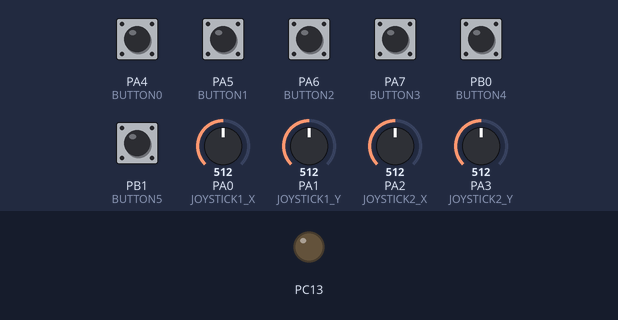
Bench run of a program on a simulated STM32 Blue Pill. Parts: output pins drawn as LEDs (lit = HIGH). Dashed ring = blinking. The inputs (shaded band) are chosen by the test bench; at power-on: PA4 (BUTTON0), PA5 (BUTTON1), PA6 (BUTTON2), PA7 (BUTTON3), PB0 (BUTTON4), PB1 (BUTTON5) HIGH, PA0 (JOYSTICK1_X) = 512, PA1 (JOYSTICK1_Y) = 512, PA2 (JOYSTICK2_X) = 512, PA3 (JOYSTICK2_Y) = 512 (analog values on the 0–1023 scale).

Above: at 0.21 s.
At 2.9 s:
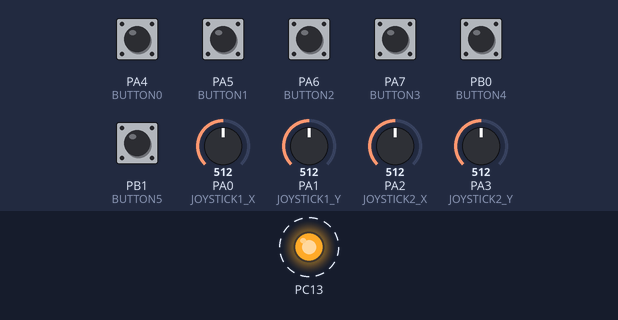
Timing chart, 0 to 3.2 s (numbered marks = the images above):
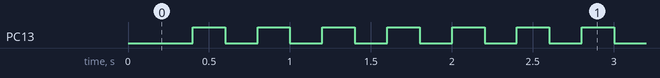

The program:

main.cpp
```cpp
#include <Arduino.h>
#include <HardwareSerial.h>
#include <math.h>
#include "Config.h"
#include "ROVController.h"

// Определения Serial портов
// Serial1 уже определен в фреймворке Arduino для STM32
// Определяем только дополнительные Serial порты
HardwareSerial Serial2(SERIAL2_RX, SERIAL2_TX);

// Основной контроллер ROV
ROVController rov_controller;

// ARDUINO FUNCTIONS

void setup() {

    // Инициализация Serial портов
    Serial1.setRx(SERIAL1_RX);
    Serial1.setTx(SERIAL1_TX);
    Serial1.begin(SERIAL_BAUD);

    Serial2.setRx(SERIAL2_RX);
    Serial2.setTx(SERIAL2_TX);
    Serial2.begin(DEBUG_BAUD);

    // Инициализация основного контроллера
    rov_controller.initialize();

    // Вывод сообщения об успешной инициализации
    Serial2.println("System initialized successfully");
}

void loop() {
    // Основной цикл обработки
    rov_controller.update();
}
```

JoystickModule.h
```cpp
#ifndef JOYSTICK_MODULE_H
#define JOYSTICK_MODULE_H

#include "Config.h"

// JOYSTICK MODULE - Модуль обработки данных джойстиков

class JoystickModule {
private:
    struct Calibration {
        float joy1X_zero = ADC_MAX_VALUE / 2;
        float joy1Y_zero = ADC_MAX_VALUE / 2;
        float joy2X_zero = ADC_MAX_VALUE / 2;
        float joy2Y_zero = ADC_MAX_VALUE / 2;
        bool done = false;
    } calibration;

    // Фильтры Калмана
    KalmanFilter kalman_joy1X = {ADC_MAX_VALUE / 2, KALMAN_P_INIT, 0, KALMAN_Q, KALMAN_R};
    KalmanFilter kalman_joy1Y = {ADC_MAX_VALUE / 2, KALMAN_P_INIT, 0, KALMAN_Q, KALMAN_R};
    KalmanFilter kalman_joy2X = {ADC_MAX_VALUE / 2, KALMAN_P_INIT, 0, KALMAN_Q, KALMAN_R};
    KalmanFilter kalman_joy2Y = {ADC_MAX_VALUE / 2, KALMAN_P_INIT, 0, KALMAN_Q, KALMAN_R};

    // Настройки фильтрации
    bool enableKalmanFilter = true;


public:
    // Конструктор
    JoystickModule() {
        // Инициализация по умолчанию
        calibration.done = false;
        enableKalmanFilter = true;
    }

    // Основной метод чтения данных джойстика
    JoystickData readData() {
        // Чтение RAW значений джойстиков
        float raw_joy1X = analogRead(JOYSTICK1_X);
        float raw_joy1Y = analogRead(JOYSTICK1_Y);
        float raw_joy2X = analogRead(JOYSTICK2_X);
        float raw_joy2Y = analogRead(JOYSTICK2_Y);

        // Применение фильтра Калмана
        float processed_joy1X = enableKalmanFilter ? applyKalmanFilter(kalman_joy1X, raw_joy1X) : raw_joy1X;
        float processed_joy1Y = enableKalmanFilter ? applyKalmanFilter(kalman_joy1Y, raw_joy1Y) : raw_joy1Y;
        float processed_joy2X = enableKalmanFilter ? applyKalmanFilter(kalman_joy2X, raw_joy2X) : raw_joy2X;
        float processed_joy2Y = enableKalmanFilter ? applyKalmanFilter(kalman_joy2Y, raw_joy2Y) : raw_joy2Y;

        // Вычисление отклонений
        int raw_offset_joy1X = round(processed_joy1X - calibration.joy1X_zero);
        int raw_offset_joy1Y = round(processed_joy1Y - calibration.joy1Y_zero);
        int raw_offset_joy2X = round(processed_joy2X - calibration.joy2X_zero);
        int raw_offset_joy2Y = round(processed_joy2Y - calibration.joy2Y_zero);

        // Применение мертвой зоны
        int output_joy1X = applyDeadZone(raw_offset_joy1X);
        int output_joy1Y = applyDeadZone(raw_offset_joy1Y);
        int output_joy2X = applyDeadZone(raw_offset_joy2X);
        int output_joy2Y = applyDeadZone(raw_offset_joy2Y);

        // Нормализация в диапазон [-1.0, 1.0]
        JoystickData normalized_data = normalizeJoystickData(output_joy1X, output_joy1Y, output_joy2X, output_joy2Y);

        // Чтение состояния кнопок
        readButtons(normalized_data);

        // Применение коэффициентов вклада
        return applyCoefficients(normalized_data);
    }

    // Калибровка джойстиков
    void calibrate() {
        if (calibration.done) return;

        // Чтение нулевых значений
        calibration.joy1X_zero = analogRead(JOYSTICK1_X);
        calibration.joy1Y_zero = analogRead(JOYSTICK1_Y);
        calibration.joy2X_zero = analogRead(JOYSTICK2_X);
        calibration.joy2Y_zero = analogRead(JOYSTICK2_Y);

        calibration.done = true;
    }


    // Сброс калибровки
    void resetCalibration() { calibration.done = false; }

    // Проверка калибровки
    bool isCalibrated() const { return calibration.done; }


    // Валидация данных джойстика
    bool isValidJoystickData(const JoystickData& data) const {
        return (data.linear_x >= -1.0 && data.linear_x <= 1.0 &&
                data.linear_y >= -1.0 && data.linear_y <= 1.0 &&
                data.linear_z >= -1.0 && data.linear_z <= 1.0 &&
                data.rotate_x >= -1.0 && data.rotate_x <= 1.0 &&
                data.rotate_y >= -1.0 && data.rotate_y <= 1.0 &&
                data.rotate_z >= -1.0 && data.rotate_z <= 1.0);
    }

private:
    // Реализация приватных методов
    float applyKalmanFilter(KalmanFilter &kf, float measurement) {
        kf.P = kf.P + kf.Q;
        kf.K = kf.P / (kf.P + kf.R);
        kf.x = kf.x + kf.K * (measurement - kf.x);
        kf.P = (1 - kf.K) * kf.P;
        return kf.x;
    }

    int applyDeadZone(int value) {
        return (abs(value) <= DEAD_ZONE) ? 0 : value;
    }

    JoystickData normalizeJoystickData(int joy1X_offset, int joy1Y_offset, int joy2X_offset, int joy2Y_offset) {
        static const int MAX_JOYSTICK_RANGE = 1500;
        JoystickData joy_data;

        // Нормализация в диапазон [-1.0, 1.0]
        joy_data.linear_x = constrain(joy1X_offset, -MAX_JOYSTICK_RANGE, MAX_JOYSTICK_RANGE) / (float)MAX_JOYSTICK_RANGE;
        joy_data.rotate_y = constrain(joy1Y_offset, -MAX_JOYSTICK_RANGE, MAX_JOYSTICK_RANGE) / (float)MAX_JOYSTICK_RANGE;
        joy_data.linear_y = constrain(joy2X_offset, -MAX_JOYSTICK_RANGE, MAX_JOYSTICK_RANGE) / (float)MAX_JOYSTICK_RANGE;
        joy_data.linear_z = constrain(joy2Y_offset, -MAX_JOYSTICK_RANGE, MAX_JOYSTICK_RANGE) / (float)MAX_JOYSTICK_RANGE;

        // Остальные поля
        joy_data.rotate_x = 0.0;
        joy_data.rotate_z = 0.0;

        return joy_data;
    }

    // Чтение состояния кнопок
    void readButtons(JoystickData& joy_data) {
        // Чтение состояния кнопок (инверсия для INPUT_PULLUP)
        joy_data.servo_cam = 0;  // По умолчанию нет команды

        bool button_left = !digitalRead(BUTTON0);   // Поворот камеры влево
        bool button_right = !digitalRead(BUTTON1);  // Поворот камеры вправо

        if (button_left && !button_right) {
            joy_data.servo_cam = -1;  // Поворот влево
        } else if (button_right && !button_left) {
            joy_data.servo_cam = 1;   // Поворот вправо
        }

        // Манипулятор
        joy_data.gripper = 0;  // По умолчанию нет команды

        bool button_open = !digitalRead(BUTTON2);    // Открыть манипулятор
        bool button_close = !digitalRead(BUTTON3);   // Закрыть манипулятор

        if (button_open && !button_close) {
            joy_data.gripper = -1;  // Открыть
        } else if (button_close && !button_open) {
            joy_data.gripper = 1;   // Закрыть
        }

        // Освещение
        joy_data.led = 0;  // По умолчанию нет команды

        bool button_light_on = !digitalRead(BUTTON4);   // Включить освещение
        bool button_light_off = !digitalRead(BUTTON5);   // Выключить освещение

        if (button_light_on && !button_light_off) {
            joy_data.led = 1;   // Включить
        } else if (button_light_off && !button_light_on) {
            joy_data.led = -1;  // Выключить
        }
    }

    // Применение коэффициентов вклада к нормализованным данным
    JoystickData applyCoefficients(const JoystickData& normalized_data) {
        JoystickData joy_data = normalized_data;

        // Статические коэффициенты из Config.h
        static const JoystickCoefficients static_coeffs;

        // Применение коэффициентов вклада по осям джойстиков
        joy_data.linear_x *= static_coeffs.stick1_x;
        joy_data.rotate_y *= static_coeffs.stick1_y;
        joy_data.linear_y *= static_coeffs.stick2_x;
        joy_data.linear_z *= static_coeffs.stick2_y;

        // Ограничение результата в диапазоне [-1.0, 1.0]
        joy_data.linear_x = constrain(joy_data.linear_x, -1.0, 1.0);
        joy_data.rotate_y = constrain(joy_data.rotate_y, -1.0, 1.0);
        joy_data.linear_y = constrain(joy_data.linear_y, -1.0, 1.0);
        joy_data.linear_z = constrain(joy_data.linear_z, -1.0, 1.0);

        return joy_data;
    }
};

#endif // JOYSTICK_MODULE_H
```

KinematicsModule.h
```cpp
#ifndef KINEMATICS_MODULE_H
#define KINEMATICS_MODULE_H

#include "Config.h"

// KINEMATICS MODULE - Модуль кинематики для различных конфигураций моторов

class KinematicsModule {
private:
    KinematicsConfig config;

public:
    // Конструктор
    KinematicsModule() {
        // Инициализация по умолчанию
        config.motor_count = DEFAULT_MOTOR_COUNT;
        // reverse_motor будет инициализирован в ROVController
    }

    // Основной метод расчета кинематики
    MotorPWMValues calculate(const JoystickData& joy_data, const KinematicsConfig& config) {
        this->config = config;

        // Валидация входных данных
        if (!isValidConfig(config)) {
            return createSafePWM();
        }

        switch (config.motor_count) {
            case 3: return calculate3Motor(joy_data);
            case 4: return calculate4Motor(joy_data);
            default: return calculate4Motor(joy_data);
        }
    }

    // Управление конфигурацией
    const KinematicsConfig& getConfig() const { return config; }

    // Валидация конфигурации
    bool isValidConfig(const KinematicsConfig& config) const {
        return (config.motor_count >= getMinMotors() && config.motor_count <= getMaxMotors());
    }

    // Получение информации о поддерживаемых схемах
    static const char* getSupportedSchemes() { return "3, 4 motors"; }
    static int getMaxMotors() { return 4; }
    static int getMinMotors() { return 3; }

private:
    // Создание безопасного PWM значения
    MotorPWMValues createSafePWM() const {
        MotorPWMValues safe_pwm;
        for (int i = 0; i < 8; i++) {
            ((int*)&safe_pwm)[i] = PWM_CENTER;
        }
        return safe_pwm;
    }

    // Реализация методов кинематик
    MotorPWMValues calculate3Motor(const JoystickData& joy_data) {
        MotorPWMValues pwm;

        // Предвычисление коэффициентов для упрощения
        float forward_back = joy_data.linear_x * PWM_RANGE / 2;
        float rotate = joy_data.rotate_y * PWM_RANGE / 2;
        float vertical = joy_data.linear_y * PWM_RANGE / 2;

        // Математика управления для 3 моторов (упрощенная)
        pwm.motor0_pwm = PWM_CENTER + forward_back + rotate;
        pwm.motor1_pwm = PWM_CENTER + forward_back - rotate;
        pwm.motor2_pwm = PWM_CENTER + vertical;

        // Остальные моторы в нейтральном положении
        pwm.motor3_pwm = PWM_CENTER;
        pwm.motor4_pwm = PWM_CENTER;
        pwm.motor5_pwm = PWM_CENTER;
        pwm.motor6_pwm = PWM_CENTER;
        pwm.motor7_pwm = PWM_CENTER;

        applyMotorReverseToAll(pwm);
        constrainPWM(pwm);
        return pwm;
    }

    MotorPWMValues calculate4Motor(const JoystickData& joy_data) {
        MotorPWMValues pwm;

        // Предвычисление коэффициентов для упрощения
        float forward_back = joy_data.linear_x * PWM_RANGE / 2;
        float rotate = joy_data.rotate_y * PWM_RANGE / 2;
        float vertical = joy_data.linear_y * PWM_RANGE / 2;  // Вертикальное движение

        // Математика управления для 4 моторов (2 горизонтальных + 2 вертикальных)
        pwm.motor0_pwm = PWM_CENTER + forward_back + rotate;  // Горизонтальный левый
        pwm.motor1_pwm = PWM_CENTER + forward_back - rotate;   // Горизонтальный правый
        pwm.motor2_pwm = PWM_CENTER + vertical;                // Вертикальный движитель 1
        pwm.motor3_pwm = PWM_CENTER + vertical;                // Вертикальный движитель 2

        // Остальные моторы в нейтральном положении
        pwm.motor4_pwm = PWM_CENTER;
        pwm.motor5_pwm = PWM_CENTER;
        pwm.motor6_pwm = PWM_CENTER;
        pwm.motor7_pwm = PWM_CENTER;

        applyMotorReverseToAll(pwm);
        constrainPWM(pwm);
        return pwm;
    }

    // Вспомогательные методы
    void applyMotorReverseToAll(MotorPWMValues& pwm) {
        if (config.reverse_motor[0]) pwm.motor0_pwm = reverseMotorDirection(pwm.motor0_pwm);
        if (config.reverse_motor[1]) pwm.motor1_pwm = reverseMotorDirection(pwm.motor1_pwm);
        if (config.reverse_motor[2]) pwm.motor2_pwm = reverseMotorDirection(pwm.motor2_pwm);
        if (config.reverse_motor[3]) pwm.motor3_pwm = reverseMotorDirection(pwm.motor3_pwm);
        if (config.reverse_motor[4]) pwm.motor4_pwm = reverseMotorDirection(pwm.motor4_pwm);
        if (config.reverse_motor[5]) pwm.motor5_pwm = reverseMotorDirection(pwm.motor5_pwm);
        if (config.reverse_motor[6]) pwm.motor6_pwm = reverseMotorDirection(pwm.motor6_pwm);
        if (config.reverse_motor[7]) pwm.motor7_pwm = reverseMotorDirection(pwm.motor7_pwm);
    }

    void constrainPWM(MotorPWMValues& pwm) {
        pwm.motor0_pwm = constrain(pwm.motor0_pwm, PWM_MIN, PWM_MAX);
        pwm.motor1_pwm = constrain(pwm.motor1_pwm, PWM_MIN, PWM_MAX);
        pwm.motor2_pwm = constrain(pwm.motor2_pwm, PWM_MIN, PWM_MAX);
        pwm.motor3_pwm = constrain(pwm.motor3_pwm, PWM_MIN, PWM_MAX);
        pwm.motor4_pwm = constrain(pwm.motor4_pwm, PWM_MIN, PWM_MAX);
        pwm.motor5_pwm = constrain(pwm.motor5_pwm, PWM_MIN, PWM_MAX);
        pwm.motor6_pwm = constrain(pwm.motor6_pwm, PWM_MIN, PWM_MAX);
        pwm.motor7_pwm = constrain(pwm.motor7_pwm, PWM_MIN, PWM_MAX);
    }

    int reverseMotorDirection(int pwm_value) {
        return 3000 - pwm_value;
    }
};

#endif // KINEMATICS_MODULE_H
```

Source omitted: ROVController.h (10310 bytes), Config.h (6743 bytes)

Measured:
- by itself, PC13: alternates HIGH for 0.20 s and LOW for 0.20 s
